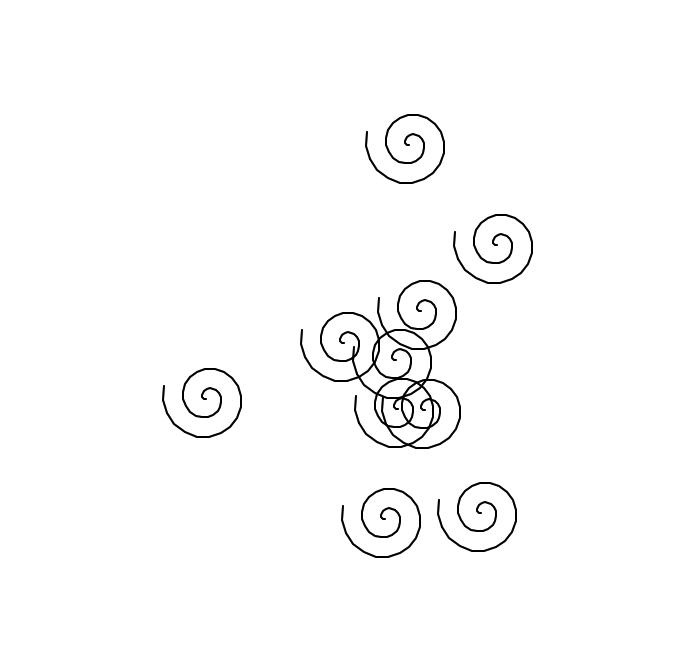

This chart was generated by the following Python code:
import os
import PIL
from PIL import ImageGrab
from PIL import Image
import turtle
import random
import math

this_dir = os.getcwd()
bounds = (366, 140, 1060, 800)

class Circular:
    def __init__(self, diameter, stroke_width, x0, y0):
        self.turt = turtle.Turtle()
        self.stroke_width = stroke_width
        self.amplitude = 1
        self.frequency = math.pi/10
        self.phase = diameter
        self.x = x0
        self.y = y0
        self.setup()

    def setup(self):
        self.turt.hideturtle()
        self.turt.penup()
        self.turt.width(self.stroke_width)
        self.turt.goto(self.x, self.y)

    def draw(self, angle):
        x = self._calc_x(angle, self.amplitude)
        y = self._calc_y(angle, self.amplitude)
        self.turt.pendown()
        self.turt.goto(x, y)

    def _calc_x(self, angle, amplitude):
        return self.amplitude * math.sin((angle * self.frequency) + self.phase) + self.x

    def _calc_y(self, angle, amplitude):
        return self.amplitude * math.cos((angle * self.frequency) + self.phase) + self.y

class Spiral(Circular):
    def draw(self, angle):
        x = self._calc_x(angle, self.amplitude)
        y = self._calc_y(angle, self.amplitude)
        self.amplitude += 1
        self.turt.goto(x, y)
        self.turt.pendown()

def run():
    spirals = []

    for s in range(10):
        x = random.randint(-200, 200)
        y = random.randint(-200, 200)
        spirals.append(Spiral(10, 2, x, y))

    for angle in range(0, 45):
        for spiral in spirals:
            spiral.draw(angle)

    img = ImageGrab.grab(bbox=bounds)
    img.save(this_dir + '/tartle05/tart.png', quality=95)

